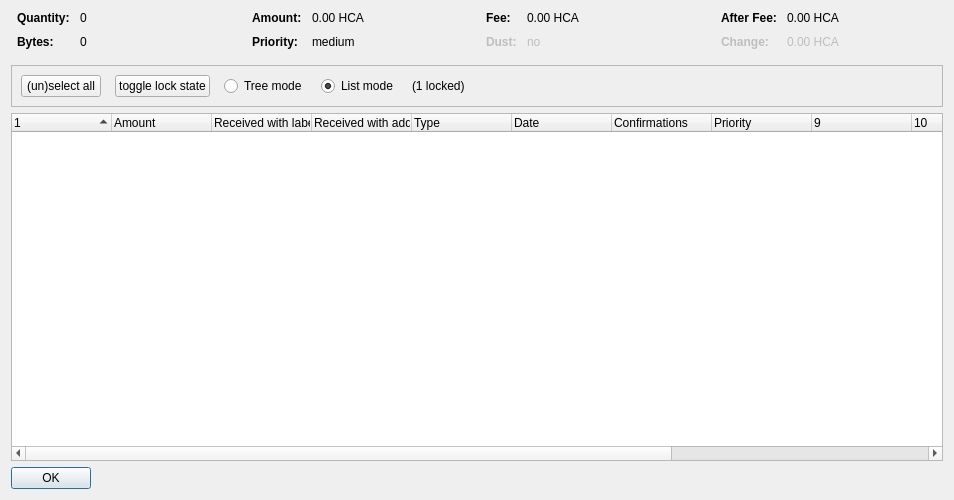
<?xml version="1.0" encoding="UTF-8"?>
<ui version="4.0">
 <class>CoinControlDialog</class>
 <widget class="QDialog" name="CoinControlDialog">
  <property name="geometry">
   <rect>
    <x>0</x>
    <y>0</y>
    <width>954</width>
    <height>500</height>
   </rect>
  </property>
  <property name="windowTitle">
   <string>Coin Selection</string>
  </property>
  <layout class="QVBoxLayout" name="verticalLayout">
   <item>
    <layout class="QHBoxLayout" name="horizontalLayoutTop" stretch="0,0,0,0">
     <property name="topMargin">
      <number>0</number>
     </property>
     <property name="bottomMargin">
      <number>10</number>
     </property>
     <item>
      <layout class="QFormLayout" name="formLayoutCoinControl1">
       <property name="horizontalSpacing">
        <number>10</number>
       </property>
       <property name="verticalSpacing">
        <number>10</number>
       </property>
       <property name="leftMargin">
        <number>6</number>
       </property>
       <property name="rightMargin">
        <number>6</number>
       </property>
       <item row="0" column="0">
        <widget class="QLabel" name="labelCoinControlQuantityText">
         <property name="font">
          <font>
           <weight>75</weight>
           <bold>true</bold>
          </font>
         </property>
         <property name="text">
          <string>Quantity:</string>
         </property>
        </widget>
       </item>
       <item row="0" column="1">
        <widget class="QLabel" name="labelCoinControlQuantity">
         <property name="cursor">
          <cursorShape>IBeamCursor</cursorShape>
         </property>
         <property name="contextMenuPolicy">
          <enum>Qt::ActionsContextMenu</enum>
         </property>
         <property name="text">
          <string notr="true">0</string>
         </property>
         <property name="textInteractionFlags">
          <set>Qt::LinksAccessibleByMouse|Qt::TextSelectableByKeyboard|Qt::TextSelectableByMouse</set>
         </property>
        </widget>
       </item>
       <item row="1" column="0">
        <widget class="QLabel" name="labelCoinControlBytesText">
         <property name="font">
          <font>
           <weight>75</weight>
           <bold>true</bold>
          </font>
         </property>
         <property name="text">
          <string>Bytes:</string>
         </property>
        </widget>
       </item>
       <item row="1" column="1">
        <widget class="QLabel" name="labelCoinControlBytes">
         <property name="cursor">
          <cursorShape>IBeamCursor</cursorShape>
         </property>
         <property name="contextMenuPolicy">
          <enum>Qt::ActionsContextMenu</enum>
         </property>
         <property name="text">
          <string notr="true">0</string>
         </property>
         <property name="textInteractionFlags">
          <set>Qt::LinksAccessibleByMouse|Qt::TextSelectableByKeyboard|Qt::TextSelectableByMouse</set>
         </property>
        </widget>
       </item>
      </layout>
     </item>
     <item>
      <layout class="QFormLayout" name="formLayoutCoinControl2">
       <property name="horizontalSpacing">
        <number>10</number>
       </property>
       <property name="verticalSpacing">
        <number>10</number>
       </property>
       <property name="leftMargin">
        <number>6</number>
       </property>
       <property name="rightMargin">
        <number>6</number>
       </property>
       <item row="0" column="0">
        <widget class="QLabel" name="labelCoinControlAmountText">
         <property name="font">
          <font>
           <weight>75</weight>
           <bold>true</bold>
          </font>
         </property>
         <property name="text">
          <string>Amount:</string>
         </property>
        </widget>
       </item>
       <item row="0" column="1">
        <widget class="QLabel" name="labelCoinControlAmount">
         <property name="cursor">
          <cursorShape>IBeamCursor</cursorShape>
         </property>
         <property name="contextMenuPolicy">
          <enum>Qt::ActionsContextMenu</enum>
         </property>
         <property name="text">
          <string notr="true">0.00 HCA</string>
         </property>
         <property name="textInteractionFlags">
          <set>Qt::LinksAccessibleByMouse|Qt::TextSelectableByKeyboard|Qt::TextSelectableByMouse</set>
         </property>
        </widget>
       </item>
       <item row="1" column="0">
        <widget class="QLabel" name="labelCoinControlPriorityText">
         <property name="font">
          <font>
           <weight>75</weight>
           <bold>true</bold>
          </font>
         </property>
         <property name="text">
          <string>Priority:</string>
         </property>
        </widget>
       </item>
       <item row="1" column="1">
        <widget class="QLabel" name="labelCoinControlPriority">
         <property name="cursor">
          <cursorShape>IBeamCursor</cursorShape>
         </property>
         <property name="contextMenuPolicy">
          <enum>Qt::ActionsContextMenu</enum>
         </property>
         <property name="text">
          <string>medium</string>
         </property>
         <property name="textInteractionFlags">
          <set>Qt::LinksAccessibleByMouse|Qt::TextSelectableByKeyboard|Qt::TextSelectableByMouse</set>
         </property>
        </widget>
       </item>
      </layout>
     </item>
     <item>
      <layout class="QFormLayout" name="formLayoutCoinControl3">
       <property name="horizontalSpacing">
        <number>10</number>
       </property>
       <property name="verticalSpacing">
        <number>10</number>
       </property>
       <property name="leftMargin">
        <number>6</number>
       </property>
       <property name="rightMargin">
        <number>6</number>
       </property>
       <item row="0" column="0">
        <widget class="QLabel" name="labelCoinControlFeeText">
         <property name="font">
          <font>
           <weight>75</weight>
           <bold>true</bold>
          </font>
         </property>
         <property name="text">
          <string>Fee:</string>
         </property>
        </widget>
       </item>
       <item row="0" column="1">
        <widget class="QLabel" name="labelCoinControlFee">
         <property name="cursor">
          <cursorShape>IBeamCursor</cursorShape>
         </property>
         <property name="contextMenuPolicy">
          <enum>Qt::ActionsContextMenu</enum>
         </property>
         <property name="text">
          <string notr="true">0.00 HCA</string>
         </property>
         <property name="textInteractionFlags">
          <set>Qt::LinksAccessibleByMouse|Qt::TextSelectableByKeyboard|Qt::TextSelectableByMouse</set>
         </property>
        </widget>
       </item>
       <item row="1" column="0">
        <widget class="QLabel" name="labelCoinControlLowOutputText">
         <property name="enabled">
          <bool>false</bool>
         </property>
         <property name="font">
          <font>
           <weight>75</weight>
           <bold>true</bold>
          </font>
         </property>
         <property name="text">
          <string>Dust:</string>
         </property>
        </widget>
       </item>
       <item row="1" column="1">
        <widget class="QLabel" name="labelCoinControlLowOutput">
         <property name="enabled">
          <bool>false</bool>
         </property>
         <property name="cursor">
          <cursorShape>IBeamCursor</cursorShape>
         </property>
         <property name="contextMenuPolicy">
          <enum>Qt::ActionsContextMenu</enum>
         </property>
         <property name="text">
          <string>no</string>
         </property>
         <property name="textInteractionFlags">
          <set>Qt::LinksAccessibleByMouse|Qt::TextSelectableByKeyboard|Qt::TextSelectableByMouse</set>
         </property>
        </widget>
       </item>
      </layout>
     </item>
     <item>
      <layout class="QFormLayout" name="formLayoutCoinControl4">
       <property name="horizontalSpacing">
        <number>10</number>
       </property>
       <property name="verticalSpacing">
        <number>10</number>
       </property>
       <property name="leftMargin">
        <number>6</number>
       </property>
       <property name="rightMargin">
        <number>6</number>
       </property>
       <item row="0" column="0">
        <widget class="QLabel" name="labelCoinControlAfterFeeText">
         <property name="font">
          <font>
           <weight>75</weight>
           <bold>true</bold>
          </font>
         </property>
         <property name="text">
          <string>After Fee:</string>
         </property>
        </widget>
       </item>
       <item row="0" column="1">
        <widget class="QLabel" name="labelCoinControlAfterFee">
         <property name="cursor">
          <cursorShape>IBeamCursor</cursorShape>
         </property>
         <property name="contextMenuPolicy">
          <enum>Qt::ActionsContextMenu</enum>
         </property>
         <property name="text">
          <string notr="true">0.00 HCA</string>
         </property>
         <property name="textInteractionFlags">
          <set>Qt::LinksAccessibleByMouse|Qt::TextSelectableByKeyboard|Qt::TextSelectableByMouse</set>
         </property>
        </widget>
       </item>
       <item row="1" column="0">
        <widget class="QLabel" name="labelCoinControlChangeText">
         <property name="enabled">
          <bool>false</bool>
         </property>
         <property name="font">
          <font>
           <weight>75</weight>
           <bold>true</bold>
          </font>
         </property>
         <property name="text">
          <string>Change:</string>
         </property>
        </widget>
       </item>
       <item row="1" column="1">
        <widget class="QLabel" name="labelCoinControlChange">
         <property name="enabled">
          <bool>false</bool>
         </property>
         <property name="cursor">
          <cursorShape>IBeamCursor</cursorShape>
         </property>
         <property name="contextMenuPolicy">
          <enum>Qt::ActionsContextMenu</enum>
         </property>
         <property name="text">
          <string notr="true">0.00 HCA</string>
         </property>
         <property name="textInteractionFlags">
          <set>Qt::LinksAccessibleByMouse|Qt::TextSelectableByKeyboard|Qt::TextSelectableByMouse</set>
         </property>
        </widget>
       </item>
      </layout>
     </item>
    </layout>
   </item>
   <item>
    <widget class="QFrame" name="frame">
     <property name="minimumSize">
      <size>
       <width>0</width>
       <height>40</height>
      </size>
     </property>
     <property name="frameShape">
      <enum>QFrame::StyledPanel</enum>
     </property>
     <property name="frameShadow">
      <enum>QFrame::Sunken</enum>
     </property>
     <layout class="QHBoxLayout" name="horizontalLayout">
      <item>
       <layout class="QHBoxLayout" name="horizontalLayoutPanel" stretch="0,0,0,0,0,0">
        <property name="spacing">
         <number>14</number>
        </property>
        <item>
         <widget class="QPushButton" name="pushButtonSelectAll">
          <property name="sizePolicy">
           <sizepolicy hsizetype="Maximum" vsizetype="Fixed">
            <horstretch>0</horstretch>
            <verstretch>0</verstretch>
           </sizepolicy>
          </property>
          <property name="text">
           <string>(un)select all</string>
          </property>
          <property name="autoDefault">
           <bool>false</bool>
          </property>
         </widget>
        </item>
        <item>
         <widget class="QPushButton" name="pushButtonToggleLock">
          <property name="sizePolicy">
           <sizepolicy hsizetype="Maximum" vsizetype="Fixed">
            <horstretch>0</horstretch>
            <verstretch>0</verstretch>
           </sizepolicy>
          </property>
          <property name="text">
           <string>toggle lock state</string>
          </property>
          <property name="autoDefault">
           <bool>false</bool>
          </property>
         </widget>
        </item>
        <item>
         <widget class="QRadioButton" name="radioTreeMode">
          <property name="sizePolicy">
           <sizepolicy hsizetype="Maximum" vsizetype="Fixed">
            <horstretch>0</horstretch>
            <verstretch>0</verstretch>
           </sizepolicy>
          </property>
          <property name="text">
           <string>Tree mode</string>
          </property>
         </widget>
        </item>
        <item>
         <widget class="QRadioButton" name="radioListMode">
          <property name="sizePolicy">
           <sizepolicy hsizetype="Maximum" vsizetype="Fixed">
            <horstretch>0</horstretch>
            <verstretch>0</verstretch>
           </sizepolicy>
          </property>
          <property name="text">
           <string>List mode</string>
          </property>
          <property name="checked">
           <bool>true</bool>
          </property>
         </widget>
        </item>
        <item>
         <widget class="QLabel" name="labelLocked">
          <property name="text">
           <string>(1 locked)</string>
          </property>
         </widget>
        </item>
        <item>
         <spacer name="horizontalSpacer">
          <property name="orientation">
           <enum>Qt::Horizontal</enum>
          </property>
          <property name="sizeHint" stdset="0">
           <size>
            <width>40</width>
            <height>20</height>
           </size>
          </property>
         </spacer>
        </item>
       </layout>
      </item>
     </layout>
    </widget>
   </item>
   <item>
    <widget class="CoinControlTreeWidget" name="treeWidget">
     <property name="contextMenuPolicy">
      <enum>Qt::CustomContextMenu</enum>
     </property>
     <property name="sortingEnabled">
      <bool>false</bool>
     </property>
     <property name="columnCount">
      <number>13</number>
     </property>
     <attribute name="headerShowSortIndicator" stdset="0">
      <bool>true</bool>
     </attribute>
     <attribute name="headerStretchLastSection">
      <bool>false</bool>
     </attribute>
     <column>
      <property name="text">
       <string/>
      </property>
     </column>
     <column>
      <property name="text">
       <string>Amount</string>
      </property>
     </column>
     <column>
      <property name="text">
       <string>Received with label</string>
      </property>
     </column>
     <column>
      <property name="text">
       <string>Received with address</string>
      </property>
     </column>
     <column>
      <property name="text">
       <string>Type</string>
      </property>
     </column>
     <column>
      <property name="text">
       <string>Date</string>
      </property>
     </column>
     <column>
      <property name="text">
       <string>Confirmations</string>
      </property>
      <property name="toolTip">
       <string>Confirmed</string>
      </property>
     </column>
     <column>
      <property name="text">
       <string>Priority</string>
      </property>
     </column>
     <column>
      <property name="text">
       <string/>
      </property>
     </column>
     <column>
      <property name="text">
       <string/>
      </property>
     </column>
     <column>
      <property name="text">
       <string/>
      </property>
     </column>
     <column>
      <property name="text">
       <string/>
      </property>
     </column>
     <column>
      <property name="text">
       <string/>
      </property>
     </column>
    </widget>
   </item>
   <item>
    <widget class="QDialogButtonBox" name="buttonBox">
     <property name="sizePolicy">
      <sizepolicy hsizetype="Maximum" vsizetype="Fixed">
       <horstretch>0</horstretch>
       <verstretch>0</verstretch>
      </sizepolicy>
     </property>
     <property name="orientation">
      <enum>Qt::Horizontal</enum>
     </property>
     <property name="standardButtons">
      <set>QDialogButtonBox::Ok</set>
     </property>
    </widget>
   </item>
  </layout>
 </widget>
 <customwidgets>
  <customwidget>
   <class>CoinControlTreeWidget</class>
   <extends>QTreeWidget</extends>
   <header>coincontroltreewidget.h</header>
  </customwidget>
 </customwidgets>
 <resources/>
 <connections/>
</ui>
